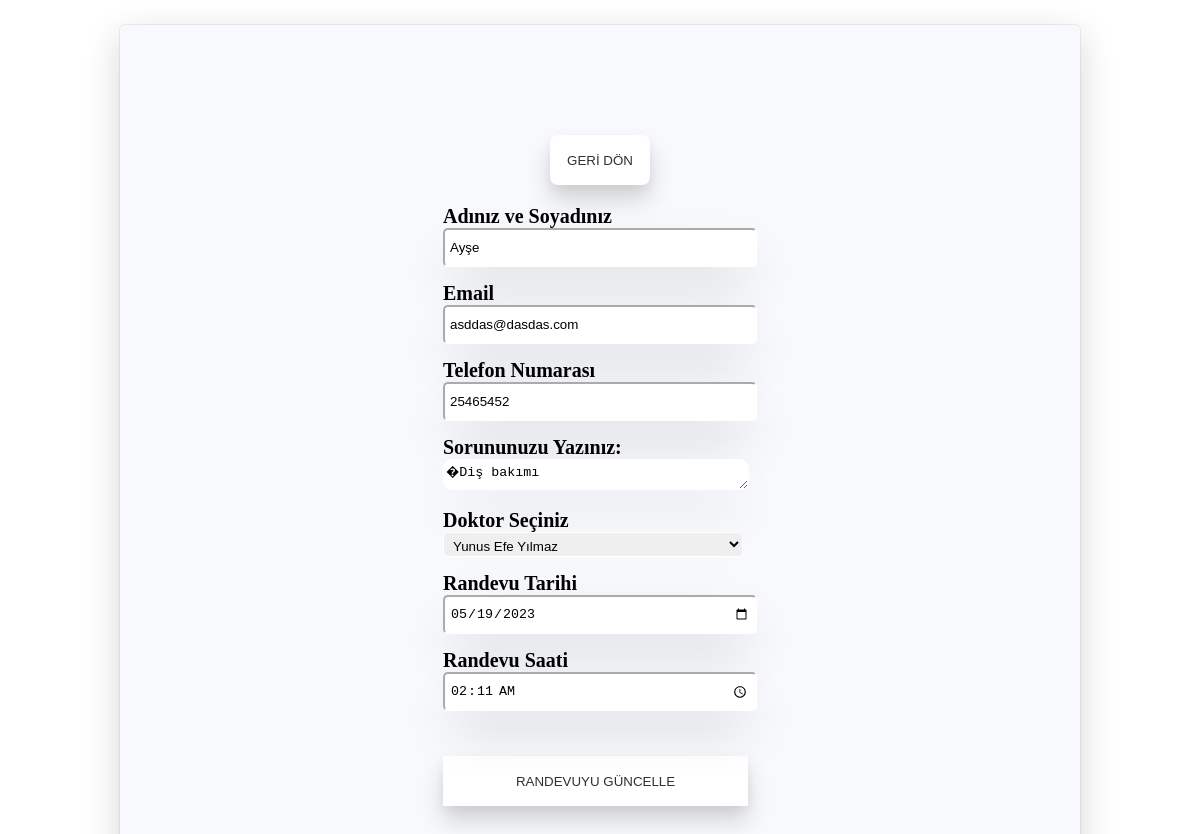
Before: /updateill.php?hasta_id=5 (signed in) with the older database file.
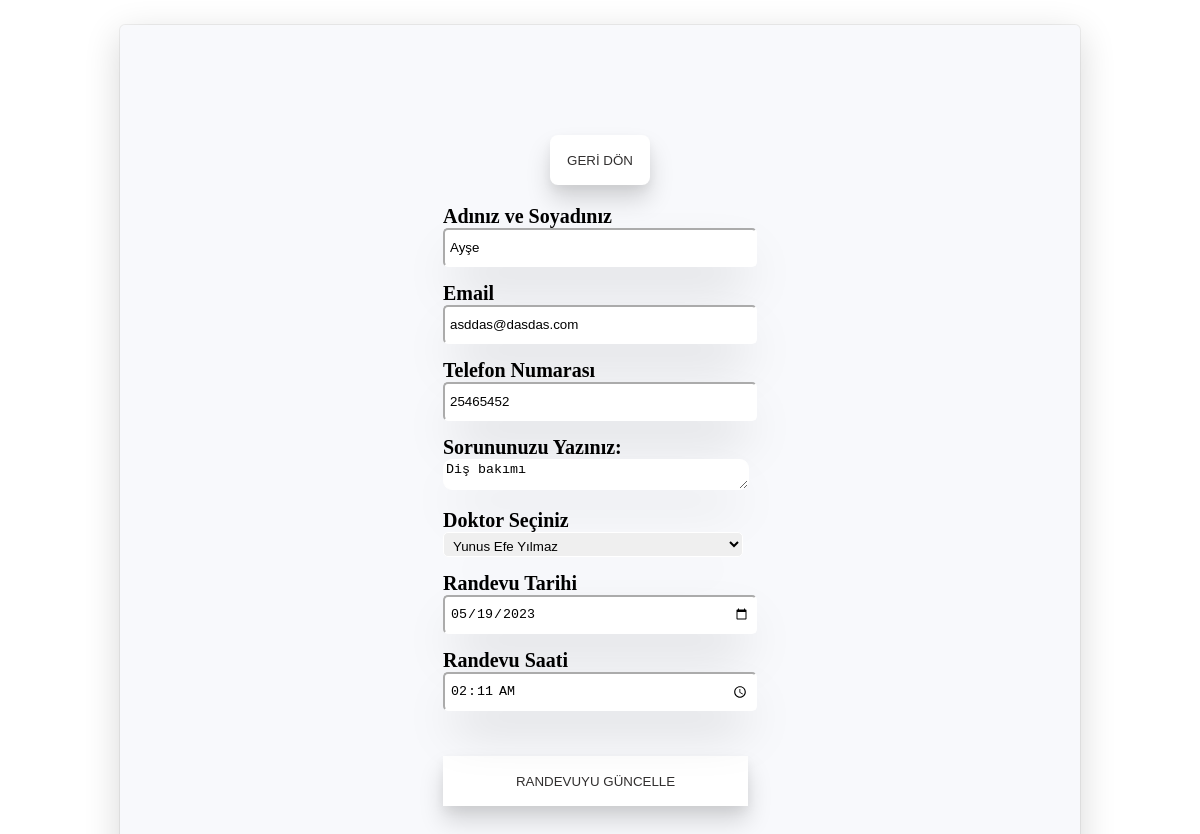
After: the same page with the newer database file.
### tables this page shows
CREATE TABLE `hastalar` (
  `hasta_id` smallint(5) UNSIGNED NOT NULL,
  `adsoyadi` varchar(100) NOT NULL,
  `email` varchar(120) NOT NULL,
  `telno` varchar(11) NOT NULL,
  `doktor_id` int(11) NOT NULL,
  `randevu_tarih` date NOT NULL,
  `randevu_saat` time NOT NULL,
  `hasta_text` varchar(200) NOT NULL
);

### updateill.php (the view, shortened to what this page needs)
<?php
require_once "config.php";
$sqldoctordataquery = "SELECT doktor_id,doktor_adsoyadi FROM `doktorlar`";
$sqldoctordata = mysqli_query($db, $sqldoctordataquery);
$sql = "SELECT * FROM `hastalar` WHERE `hasta_id`='" . $_GET["hasta_id"] . "'";
$sqluserdata = mysqli_query($db, $sql);
$hasta = mysqli_fetch_array($sqluserdata);
$hasta_adi = $hasta['adsoyadi'];
$hasta_email = $hasta['email'];
$hasta_telno = $hasta['telno'];
$hasta_text = $hasta['hasta_text'];
$hasta_tarih = $hasta['randevu_tarih'];
$hasta_saat = $hasta['randevu_saat'];
?>
<!DOCTYPE html>
<html>
<head>
    <link rel='stylesheet' href='site.css'>
</head>
<body>
    <div class="formdiv">
        <div class="form">
            <form action='doctorpanel.php' method='POST'>
                <button class="backbutton">GERİ DÖN</button>
            </form>
            <form action="<?php $_PHP_SELF ?>" method="POST">
                <b class="indexlabelinput">Adınız ve Soyadınız</b><br>
                <input type="text" name="hasta_adi" class="inputbox" value='<?php echo $hasta_adi; ?>' required><br>
                <b class="indexlabelinput">Email</b><br>
                <input type="email" name="email" class="inputbox" value="<?php echo $hasta_email; ?>" required><br>
                <b class="indexlabelinput">Telefon Numarası</b><br>
                <input type="tel" name="telno" class="inputbox" placeholder="05XXXXXXXXX" pattern="^\05\d{9}$"
                    title="Lütfen geçerli bir Türkiye telefon numarası girin. Örnek: 05551234567"" value="<?php echo $hasta_telno; ?>" required><br>
                <b class="indexlabelinput">Sorununuzu Yazınız:</b><br>
                <textarea name="hasta_text" placeholder="Örn: Diş Çekimi" class="indexboxarea"
                    required><?php echo $hasta_text; ?></textarea><br>
                <b class="indexlabelinput">Doktor Seçiniz</b><br>
                <select name="doktor_id" id="doktor_id" class="inputbox" required>
                    <optgroup label="Doktorlar">
                        <?php
                        while ($doctordata = mysqli_fetch_array($sqldoctordata)) {
                            echo "<option value=" . $doctordata["doktor_id"] . ">" . $doctordata["doktor_adsoyadi"] . "</option>";
                        }
                        ?>
                    </optgroup>
                </select>
                <br>
                <b class="indexlabelinput">Randevu Tarihi</b><br>
                <input type="date" name="tarih" class="inputbox" value="<?php echo $hasta_tarih; ?>" required><br>
                <b class="indexlabelinput">Randevu Saati</b><br>
                <input type="time" name="saat" class="inputbox" value="<?php echo $hasta_saat; ?>" required><br>
                <button class="inputbutton">RANDEVUYU GÜNCELLE</button>
            </form>
        </div>
    </div>
</body>
</html>

### site.css (style rules this page uses)
.formdiv { display: flex; justify-content: center; margin-top: 25px; }
.form { display: flex; justify-content: center; align-items: center; flex-direction: column; width: 800px; background-color: #f8f9fc; padding: 80px; border-radius: 5px; box-shadow: rgba(0, 0, 0, 0.16) 0px 10px 36px 0px, rgba(0, 0, 0, 0.06) 0px 0px 0px 1px; }
.inputbox { width: 300px; height: 25px; box-shadow: rgba(0, 0, 0, 0.25) 0px 25px 50px -12px; border-color: white; margin-bottom: 15px; border-radius: 5px; padding: 5px; }
.indexlabelinput { font-size: 20px; font-family: Verdana; }
.indexboxarea { max-width: 300px; max-height: 200px; width: 300px; height: 25px; box-shadow: rgba(0, 0, 0, 0.25) 0px 25px 50px -12px; border-color: white; margin-bottom: 15px; border-radius: 9px; }
.inputbutton { border: white; color: rgb(49, 47, 47); background-color: white; height: 50px; width: 305px; float: left; box-shadow: rgba(0, 0, 0, 0.15) 0px 15px 25px, rgba(0, 0, 0, 0.05) 0px 5px 10px; margin-top: 30px; }
.backbutton { border-radius: 8px; border: white; color: rgb(49, 47, 47); background-color: white; height: 50px; width: 100px; float: left; box-shadow: rgba(0, 0, 0, 0.15) 0px 15px 25px, rgba(0, 0, 0, 0.05) 0px 5px 10px; margin-top: 30px; margin-bottom: 20px; }

Changed rows visible on the page:
changed hastalar "Ayşe": hasta_text "�Diş bakımı" → "Diş bakımı"
